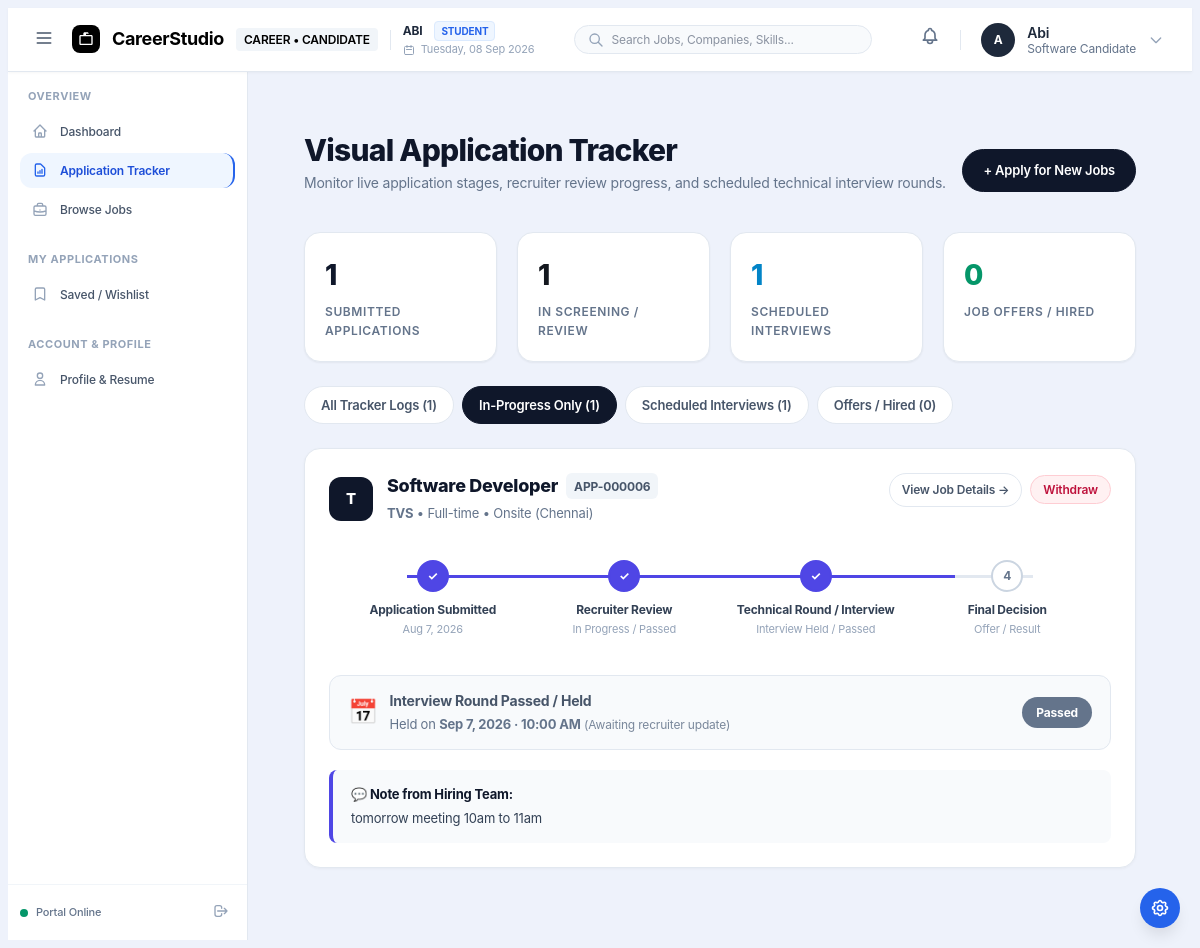
Page /applications-tracker.php?filter=active (signed in) on the committed database.
### tables this page shows
CREATE TABLE `applications` (
  `id` int(10) UNSIGNED NOT NULL,
  `job_id` int(10) UNSIGNED NOT NULL,
  `student_id` int(10) UNSIGNED NOT NULL,
  `status` enum('applied','under_review','shortlisted','rejected','hired','withdrawn') NOT NULL DEFAULT 'applied',
  `interview_at` datetime DEFAULT NULL,
  `meeting_link` varchar(500) DEFAULT NULL,
  `notes` text DEFAULT NULL,
  `applied_at` datetime NOT NULL DEFAULT current_timestamp(),
  `updated_at` datetime NOT NULL DEFAULT current_timestamp() ON UPDATE current_timestamp()
);

CREATE TABLE `companies` (
  `id` int(10) UNSIGNED NOT NULL,
  `user_id` int(10) UNSIGNED NOT NULL,
  `company_name` varchar(150) NOT NULL,
  `description` text DEFAULT NULL,
  `website` varchar(255) DEFAULT NULL,
  `location` varchar(150) DEFAULT NULL,
  `created_at` datetime NOT NULL DEFAULT current_timestamp(),
  `updated_at` datetime NOT NULL DEFAULT current_timestamp() ON UPDATE current_timestamp(),
  `industry` varchar(150) DEFAULT NULL,
  `company_size` varchar(100) DEFAULT NULL
);

CREATE TABLE `jobs` (
  `id` int(10) UNSIGNED NOT NULL,
  `company_id` int(10) UNSIGNED NOT NULL,
  `title` varchar(150) NOT NULL,
  `description` text NOT NULL,
  `requirements` text DEFAULT NULL,
  `skills_required` varchar(500) DEFAULT NULL,
  `salary` varchar(100) DEFAULT NULL,
  `job_type` enum('full-time','part-time','internship','contract') NOT NULL,
  `location` varchar(150) DEFAULT NULL,
  `work_mode` enum('remote','hybrid','onsite') NOT NULL DEFAULT 'onsite',
  `vacancy_count` smallint(5) UNSIGNED NOT NULL DEFAULT 1,
  `deadline` date DEFAULT NULL,
  `status` enum('open','closed') NOT NULL DEFAULT 'open',
  `created_at` datetime NOT NULL DEFAULT current_timestamp(),
  `updated_at` datetime NOT NULL DEFAULT current_timestamp() ON UPDATE current_timestamp()
);

### functions.php (called while the page is built, shortened)
<?php
function e(?string $value): string
{
    return htmlspecialchars((string) $value, ENT_QUOTES, 'UTF-8');
}
function format_date(?string $dateStr): string
{
    $ts = strtotime($dateStr);
    return $ts ? date('M j, Y', $ts) : $dateStr;
}
function format_datetime(?string $value): string
{
    $ts = strtotime($value);
    return $ts ? date('M j, Y · g:i A', $ts) : $value;
}
function initials(string $name): string
{
    $name = trim($name);
    return $name === '' ? '?' : mb_strtoupper(mb_substr($name, 0, 1));
}
function query(string $key, string $default = ''): string
{
    return trim((string) ($_GET[$key] ?? $default));
}

### applications-tracker.php (the view, shortened to what this page needs)
<?php
$pdo = get_db();
$studentId = (int) current_user_id();
$filter = query('filter', 'all');
$stmt = $pdo->prepare(
    'SELECT a.id AS application_id, a.status, a.applied_at, a.interview_at, a.meeting_link, a.notes,
            j.id AS job_id, j.title AS job_title, j.job_type, j.work_mode, j.location, j.salary, j.deadline,
            c.company_name
     FROM applications a
     INNER JOIN jobs j ON a.job_id = j.id
     INNER JOIN companies c ON j.company_id = c.id
     WHERE a.student_id = :student_id
     ORDER BY a.applied_at DESC'
);
$stmt->execute([':student_id' => $studentId]);
$allApps = $stmt->fetchAll();
$totalSubmitted = count($allApps);
$inProgressCount = 0;
$interviewsCount = 0;
$offersCount = 0;
$filteredApps = [];
foreach ($allApps as $app) {
    $st = $app['status'];
    $hasInterview = !empty($app['interview_at']) && !in_array($st, ['rejected', 'withdrawn'], true);
    if (in_array($st, ['applied', 'under_review', 'shortlisted'], true)) {
        $inProgressCount++;
    }
    if ($hasInterview) {
        $interviewsCount++;
    }
    $filteredApps[] = $app;
}
require __DIR__ . '/header.php';
?>
<main class="canvas">
    <div class="tracker-container">
        <div class="tracker-header">
            <div>
                <h1 class="tracker-title">Visual Application Tracker</h1>
                <p class="tracker-subtitle">Monitor live application stages, recruiter review progress, and scheduled technical interview rounds.</p>
            </div>
            <a href="jobs.php" class="pill-tracker active" style="padding: 0.625rem 1.25rem;">
                + Apply for New Jobs
            </a>
        </div>
        <div class="metrics-grid-tracker">
            <div class="metric-card-tracker">
                <div class="metric-val-tracker"><?= $totalSubmitted ?></div>
                <div class="metric-lbl-tracker">Submitted Applications</div>
            </div>
            <div class="metric-card-tracker">
                <div class="metric-val-tracker" style="color: var(--brand-600);"><?= $inProgressCount ?></div>
                <div class="metric-lbl-tracker">In Screening / Review</div>
            </div>
            <div class="metric-card-tracker">
                <div class="metric-val-tracker" style="color: #0284c7;"><?= $interviewsCount ?></div>
                <div class="metric-lbl-tracker">Scheduled Interviews</div>
            </div>
            <div class="metric-card-tracker">
                <div class="metric-val-tracker" style="color: #059669;"><?= $offersCount ?></div>
                <div class="metric-lbl-tracker">Job Offers / Hired</div>
            </div>
        </div>
        <div class="filter-pills-tracker">
            <a href="applications-tracker.php?filter=all" class="pill-tracker <?= $filter === 'all' ? 'active' : '' ?>">All Tracker Logs (<?= $totalSubmitted ?>)</a>
            <a href="applications-tracker.php?filter=active" class="pill-tracker <?= $filter === 'active' ? 'active' : '' ?>">In-Progress Only (<?= $inProgressCount ?>)</a>
            <a href="applications-tracker.php?filter=interviews" class="pill-tracker <?= $filter === 'interviews' ? 'active' : '' ?>">Scheduled Interviews (<?= $interviewsCount ?>)</a>
            <a href="applications-tracker.php?filter=offers" class="pill-tracker <?= $filter === 'offers' ? 'active' : '' ?>">Offers / Hired (<?= $offersCount ?>)</a>
        </div>
        <?php if (empty($filteredApps)): ?>
            <div class="metric-card-tracker" style="text-align: center; padding: 4rem 2rem;">
                <div style="width: 56px; height: 56px; margin: 0 auto 1rem auto; border-radius: 50%; background: #f1f5f9; display: flex; align-items: center; justify-content: center; color: #94a3b8;">
                    <svg width="28" height="28" fill="none" stroke="currentColor" viewBox="0 0 24 24"><path d="M9 17v-2m3 2v-4m3 4v-6m2 10H7a2 2 0 01-2-2V5a2 2 0 012-2h5.586a1 1 0 01.707.293l5.414 5.414a1 1 0 01.293.707V19a2 2 0 01-2 2z" stroke-linecap="round" stroke-linejoin="round" stroke-width="2"></path></svg>
                </div>
                <h3 style="font-size: 1.125rem; font-weight: 700; color: var(--slate-900); margin-bottom: 0.5rem;">No Applications Found</h3>
                <p style="font-size: 0.875rem; color: var(--slate-500); max-width: 28rem; margin: 0 auto 1.5rem auto;">There are no applications matching your selected filter criteria.</p>
                <a href="jobs.php" class="pill-tracker active" style="padding: 0.625rem 1.25rem;">Explore Jobs &rarr;</a>
            </div>
        <?php else: ?>
            <div style="display: flex; flex-direction: column; gap: 1.25rem;">
                <?php foreach ($filteredApps as $app):
                    $st = $app['status'];
                    $appIdStr = 'APP-' . str_pad((string)$app['application_id'], 6, '0', STR_PAD_LEFT);
                    $appliedDateStr = format_date($app['applied_at']);
                    $stepProgress = 10;
                    $step1Class = 'completed';
                    $step2Class = '';
                    $step3Class = '';
                    $step4Class = '';
                    $step4Text = 'Final Decision';
                    $step4Sub = 'Offer / Result';
                    if (in_array($st, ['under_review', 'shortlisted', 'hired', 'rejected'], true)) {
                        $stepProgress = 40;
                        $step2Class = 'completed';
                    }
                    if (in_array($st, ['shortlisted', 'hired'], true) || !empty($app['interview_at'])) {
                        $stepProgress = 70;
                        $step3Class = 'completed';
                    }
                ?>
                    <div class="tracker-card">
                        <div class="tracker-card-header">
                            <div style="display: flex; align-items: center; gap: 0.875rem;">
                                <div class="company-avatar-md">
                                    <?= e(initials($app['company_name'])) ?>
                                </div>
                                <div>
                                    <div style="display: flex; align-items: center; gap: 0.5rem; flex-wrap: wrap;">
                                        <h3 style="font-size: 1.125rem; font-weight: 800; color: var(--slate-900); margin: 0;">
                                            <a href="jobs.php?id=<?= (int)$app['job_id'] ?>" style="color: inherit; text-decoration: none;">
                                                <?= e($app['job_title']) ?>
                                            </a>
                                        </h3>
                                        <span style="font-size: 0.75rem; font-weight: 700; padding: 0.2rem 0.5rem; background: var(--slate-100); border-radius: 0.375rem; color: var(--slate-600);"><?= e($appIdStr) ?></span>
                                    </div>
                                    <div style="font-size: 0.8125rem; color: var(--slate-500); margin-top: 0.25rem;">
                                        <strong><?= e($app['company_name']) ?></strong> • <?= e(ucfirst($app['job_type'])) ?> • <?= e(ucfirst($app['work_mode'])) ?> (<?= e($app['location'] ?: 'Remote') ?>)
                                    </div>
                                </div>
                            </div>
                            <div style="display: flex; align-items: center; gap: 0.5rem;">
                                <a href="jobs.php?id=<?= (int)$app['job_id'] ?>" class="pill-tracker" style="font-size: 0.75rem; padding: 0.375rem 0.75rem;">
                                    View Job Details &rarr;
                                </a>
                                <?php if (in_array($st, ['applied', 'under_review', 'shortlisted'], true)): ?>
                                    <form method="POST" action="applications-tracker.php" onsubmit="return confirmWithdraw(event, '<?= e(addslashes($app['job_title'])) ?>');" style="margin: 0;">
                                        <button type="submit" class="pill-tracker" style="font-size: 0.75rem; padding: 0.375rem 0.75rem; color: #be123c; background: #fff1f2; border-color: #fecdd3;">
                                            Withdraw
                                        </button>
                                    </form>
                                <?php endif; ?>
                            </div>
                        </div>
                        <div class="stepper-bar-container">
                            <div class="stepper-bar-progress" style="width: <?= $stepProgress ?>%;"></div>
                            <div class="stepper-step <?= $step1Class ?>">
                                <div class="stepper-node">✓</div>
                                <div class="stepper-label">Application Submitted</div>
                                <div class="stepper-subtext"><?= e($appliedDateStr) ?></div>
                            </div>
                            <div class="stepper-step <?= $step2Class ?>">
                                <div class="stepper-node"><?= $step2Class ? '✓' : '2' ?></div>
                                <div class="stepper-label">Recruiter Review</div>
                                <div class="stepper-subtext"><?= in_array($st, ['under_review', 'shortlisted', 'hired'], true) ? 'In Progress / Passed' : 'Pending' ?></div>
                            </div>
                            <div class="stepper-step <?= $step3Class ?>">
                                <div class="stepper-node"><?= $step3Class ? '✓' : '3' ?></div>
                                <div class="stepper-label">Technical Round / Interview</div>
                                <div class="stepper-subtext">
                                    <?php
                                        if (!empty($app['interview_at'])) {
                                            echo (strtotime($app['interview_at']) < time()) ? 'Interview Held / Passed' : 'Scheduled';
                                        } else {
                                            echo 'Awaiting Slot';
                                        }
                                    ?>
                                </div>
                            </div>
                            <div class="stepper-step <?= $step4Class ?>">
                                <div class="stepper-node"><?= ($st === 'hired' ? '★' : ($st === 'rejected' ? '✕' : '4')) ?></div>
                                <div class="stepper-label"><?= e($step4Text) ?></div>
                                <div class="stepper-subtext"><?= e($step4Sub) ?></div>
                            </div>
                        </div>
                        <?php if (!empty($app['interview_at']) && !in_array($st, ['rejected', 'withdrawn'], true)):
                            $intTs = strtotime($app['interview_at']);
                            $nowTs = time();
                            $isPassed = ($intTs < $nowTs);
                            if ($isPassed) {
                                $interviewStatusText = 'Passed';
                                $interviewBoxTitle = 'Interview Round Passed / Held';
                                $interviewBoxStyle = 'background: #f8fafc; border: 1px solid #e2e8f0;';
                                $interviewTitleColor = '#475569';
                                $interviewTextColor = '#64748b';
                                $interviewBadgeBg = '#64748b';
                            }
                        ?>
                            <div class="interview-alert-box" style="<?= $interviewBoxStyle ?>">
                                <div style="display: flex; align-items: center; gap: 0.75rem; flex-wrap: wrap;">
                                    <div style="font-size: 1.5rem;">📅</div>
                                    <div>
                                        <div style="font-weight: 700; font-size: 0.875rem; color: <?= $interviewTitleColor ?>;"><?= e($interviewBoxTitle) ?></div>
                                        <div style="font-size: 0.8125rem; color: <?= $interviewTextColor ?>; margin-top: 0.125rem;">
                                            <?= $isPassed ? 'Held on' : 'Scheduled for' ?> <strong><?= e(format_datetime($app['interview_at'])) ?></strong>
                                            <?= $isPassed ? ' <span style="font-size: 0.75rem; opacity: 0.85;">(Awaiting recruiter update)</span>' : '' ?>
                                        </div>
                                    </div>
                                </div>
                                <div style="display: flex; align-items: center; gap: 0.625rem; flex-wrap: wrap;">
                                    <div style="padding: 0.375rem 0.875rem; background: <?= $interviewBadgeBg ?>; color: #ffffff; border-radius: 9999px; font-size: 0.75rem; font-weight: 700;">
                                        <?= e($interviewStatusText) ?>
                                    </div>
                                </div>
                            </div>
                        <?php endif; ?>
                        <?php if (!empty($app['notes'])): ?>
                            <div class="recruiter-notes-box">
                                <div style="font-weight: 700; color: var(--slate-900); margin-bottom: 0.25rem;">💬 Note from Hiring Team:</div>
                                <div><?= e($app['notes']) ?></div>
                            </div>
                        <?php endif; ?>
                    </div>
                <?php endforeach; ?>
            </div>
        <?php endif; ?>
    </div>
</main>
<?php require __DIR__ . '/footer.php'; ?>

### rows in the picture
applications: companies.company_name "T", job.title "Software Developer", id "APP-000006", companies.company_name "TVS", job.job_type "Full-time", job.work_mode "Onsite", job.location "Chennai", applied_at "Aug 7, 2026", status "In Progress / Passed", shows "Interview Held / Passed", step4Text "Final Decision", step4Sub "Offer / Result", interview_at "Interview Round Passed / Held", shows "Held on", interview_at "Sep 7, 2026 · 10:00 AM", shows "(Awaiting recruiter update)", interview_at "Passed", notes "tomorrow meeting 10am to 11am"

### other values in the picture
$workspaceTag "CAREER • CANDIDATE"
$userName "ABI"
$userRole "STUDENT"
$userInitials "A"
first_name($userName) "Abi"
$userTitle "Software Candidate"
$totalSubmitted "1"
$inProgressCount "1"
$interviewsCount "1"
$offersCount "0"
